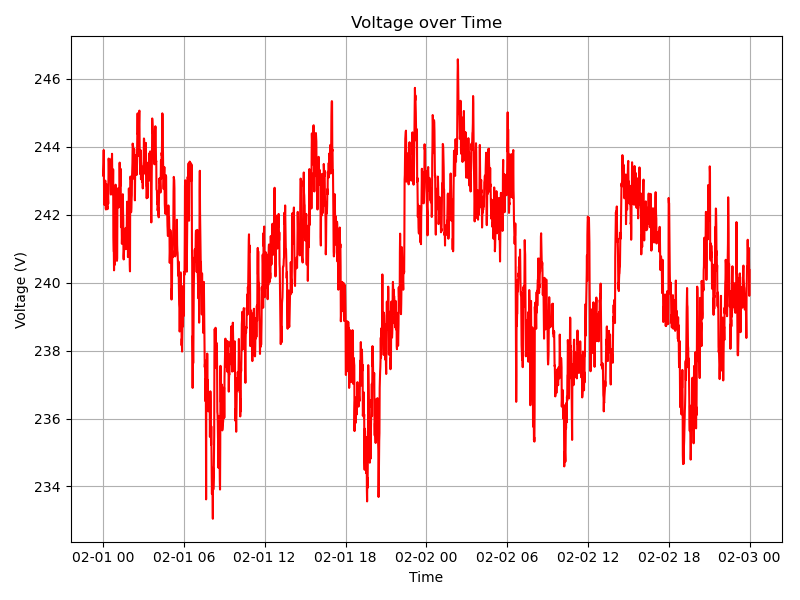

The Python source for this figure:
import pandas as pd
import matplotlib.pyplot as plt

def plot_graph2(data_subset):
	plt.figure(figsize=(8, 6))
	plt.plot(data_subset.index, data_subset['Voltage'], color='red')
	plt.title('Voltage over Time')
	plt.xlabel('Time')
	plt.ylabel('Voltage (V)')
	plt.grid(True)
	plt.tight_layout()
	plt.savefig('plot2.png', dpi=100)
	plt.close()
